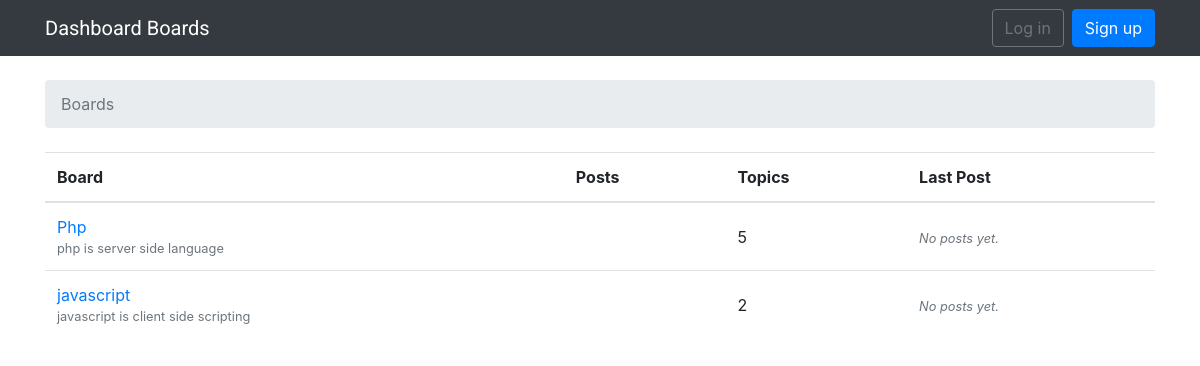
The page / on the database its author committed.
### myblog/models.py (models this page shows, shortened)
class Board(models.Model):
	name = models.CharField(max_length=30, unique=True)
	description = models.CharField(max_length=100)

### myblog/views.py (the view)
# urls.py: 2. Add a URL to urlpatterns:  path('', views.home, name='home')
def home(request):
    boards = Board.objects.all()
    return render(request, 'home.html', {'boards': boards})

### templates/home.html
{% extends 'base.html' %}
{% block breadcrumb %}
  <li class="breadcrumb-item active">Boards</li>
{% endblock %}
{% block content %}
      <table class="table">
        <thead class="thead-inverse">
          <tr>
            <th>Board</th>
            <th>Posts</th>
            <th>Topics</th>
            <th>Last Post</th>
          </tr>
        </thead>
        <tbody>
          {% for board in boards %}
            <tr>
              <td>
               <a href="{% url 'board_topics' board.pk %}">{{ board.name }}</a>
                <small class="text-muted d-block">{{ board.description }}</small>
              </td>
              <td class="align-middle"> {{ board.get_posts_count }}</td>
              <td class="align-middle"> {{ board.topics.count }}</td>
              <td class="align-middle">
			  {% with post=board.get_last_post %}
				  {% if post %}
					<small>
					  <a href="{% url 'topic_posts' board.pk post.topic.pk %}">
						By {{ post.created_by.username }} at {{ post.created_at }}
					  </a>
					</small>
				  {% else %}
					<small class="text-muted">
					  <em>No posts yet.</em>
					</small>
				  {% endif %}
				{% endwith %}
			  </td>
            </tr>
          {% endfor %}
        </tbody>
      </table>
    {% endblock %}

### rows shown on the page
Board: name "Php", description "php is server side language", topics.count "5"
Board: name "javascript", description "javascript is client side scripting", topics.count "2"
